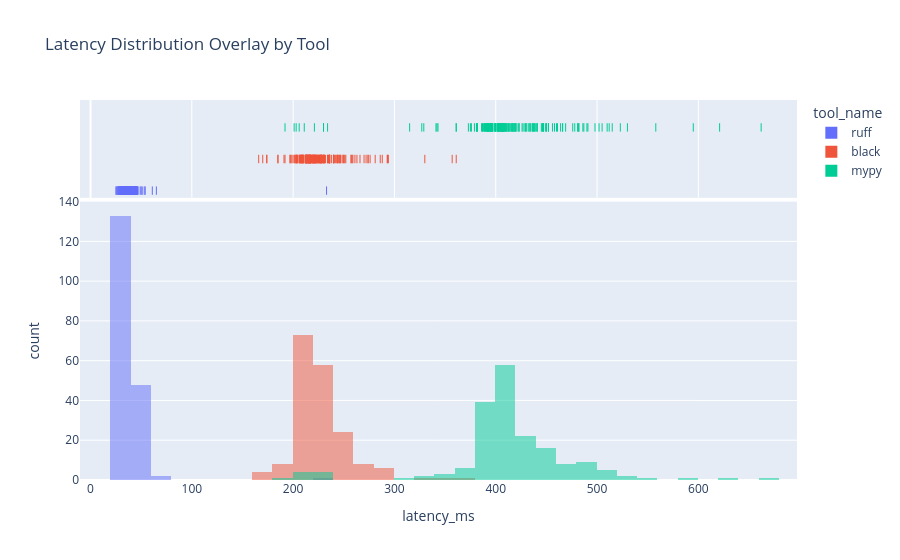

Notebook source saved alongside this figure:
### Markdown cell above
### 🧪 Latency Distribution Overlay by Tool

This cell generates a **stacked histogram of latency values**, overlaid by tool, to help compare runtime behavior across tools in a single view.

#### 🧠 What this code does:

* Uses `plotly.express.histogram` to:

  * Plot `latency_ms` for each row in `df_tool_expanded`
  * Color the histogram bars by `tool_name` to distinguish between tools
  * Overlay the distributions instead of stacking or grouping them
  * Add a **rug plot** beneath the x-axis to show raw data density

* Sets bin count to 50 to balance detail and readability.

#### 🔍 What you're observing:

* Each curve shows the **distribution of latency values for a specific tool**.
* Tools with:

  * **Narrow peaks** are more consistent in execution time.
  * **Wider curves** or long tails may have more variability, retries, or overhead.
* Overlaying the tools allows for **direct visual comparison** of latency behavior.

This plot is a fast way to spot anomalies, consistency issues, or performance outliers across your provider population.

### Code cell
import plotly.express as px
px.histogram(
    df_tool_expanded,
    x="latency_ms",
    color="tool_name",
    nbins=50,
    barmode="overlay",
    marginal="rug",
    title="Latency Distribution Overlay by Tool"
)

### Figure 1 — Plotly figure (JSON) as saved in the notebook; plotly's stock layout.template omitted (floating-point values rounded to 4 significant figures; data arrays with more than 128 entries replaced by an {"elided": "..."} marker saying what was removed)
{"data": [{"bingroup": "x", "hovertemplate": "tool_name=ruff<br>latency_ms=%{x}<br>count=%{y}<extra></extra>", "legendgroup": "ruff", "marker": {"color": "#636efa", "opacity": 0.5, "pattern": {"shape": ""}}, "name": "ruff", "nbinsx": 50, "orientation": "v", "showlegend": true, "type": "histogram", "x": {"elided": "184 int values"}, "xaxis": "x", "yaxis": "y"}, {"boxpoints": "all", "fillcolor": "rgba(255,255,255,0)", "hoveron": "points", "hovertemplate": "tool_name=ruff<br>latency_ms=%{x}<extra></extra>", "jitter": 0, "legendgroup": "ruff", "line": {"color": "rgba(255,255,255,0)"}, "marker": {"color": "#636efa", "symbol": "line-ns-open"}, "name": "ruff", "showlegend": false, "type": "box", "x": {"elided": "184 int values"}, "xaxis": "x2", "yaxis": "y2"}, {"bingroup": "x", "hovertemplate": "tool_name=black<br>latency_ms=%{x}<br>count=%{y}<extra></extra>", "legendgroup": "black", "marker": {"color": "#EF553B", "opacity": 0.5, "pattern": {"shape": ""}}, "name": "black", "nbinsx": 50, "orientation": "v", "showlegend": true, "type": "histogram", "x": {"elided": "184 int values"}, "xaxis": "x", "yaxis": "y"}, {"boxpoints": "all", "fillcolor": "rgba(255,255,255,0)", "hoveron": "points", "hovertemplate": "tool_name=black<br>latency_ms=%{x}<extra></extra>", "jitter": 0, "legendgroup": "black", "line": {"color": "rgba(255,255,255,0)"}, "marker": {"color": "#EF553B", "symbol": "line-ns-open"}, "name": "black", "showlegend": false, "type": "box", "x": {"elided": "184 int values"}, "xaxis": "x2", "yaxis": "y2"}, {"bingroup": "x", "hovertemplate": "tool_name=mypy<br>latency_ms=%{x}<br>count=%{y}<extra></extra>", "legendgroup": "mypy", "marker": {"color": "#00cc96", "opacity": 0.5, "pattern": {"shape": ""}}, "name": "mypy", "nbinsx": 50, "orientation": "v", "showlegend": true, "type": "histogram", "x": {"elided": "184 int values"}, "xaxis": "x", "yaxis": "y"}, {"boxpoints": "all", "fillcolor": "rgba(255,255,255,0)", "hoveron": "points", "hovertemplate": "tool_name=mypy<br>latency_ms=%{x}<extra></extra>", "jitter": 0, "legendgroup": "mypy", "line": {"color": "rgba(255,255,255,0)"}, "marker": {"color": "#00cc96", "symbol": "line-ns-open"}, "name": "mypy", "showlegend": false, "type": "box", "x": {"elided": "184 int values"}, "xaxis": "x2", "yaxis": "y2"}], "layout": {"barmode": "overlay", "legend": {"title": {"text": "tool_name"}, "tracegroupgap": 0}, "title": {"text": "Latency Distribution Overlay by Tool"}, "xaxis": {"anchor": "y", "domain": [0, 1], "title": {"text": "latency_ms"}}, "xaxis2": {"anchor": "y2", "domain": [0, 1], "matches": "x", "showgrid": true, "showticklabels": false}, "yaxis": {"anchor": "x", "domain": [0, 0.7326], "title": {"text": "count"}}, "yaxis2": {"anchor": "x2", "domain": [0.7426, 1], "matches": "y2", "showgrid": false, "showline": false, "showticklabels": false, "ticks": ""}}}
